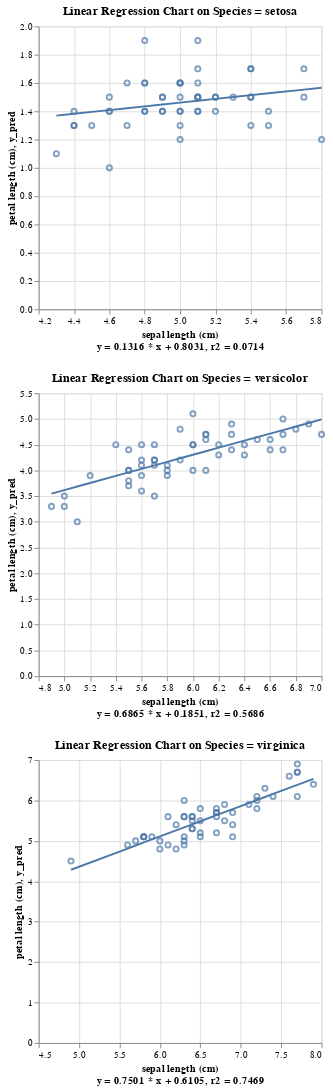

The notebook cell this image was saved under:
### Code cell
from polars_ds.partition import PartitionHelper

by = "species"
parts = PartitionHelper(df, by)
plots = parts.apply(
    lambda p_name, sub_df: pp.plot_lin_reg(
        sub_df,
        x = "sepal length (cm)", 
        target = "petal length (cm)", 
        add_bias = True,
        weights = None,
        max_points = 2000,
    ).properties(
        title = f"Linear Regression Chart on Species = {p_name}"
    )
)

print(plots)
alt.vconcat(*plots.values()).configure(autosize="pad")

### Figure 1 — Vega specification as saved in the notebook (floating-point values rounded to 4 significant figures)
{"$schema": "https://vega.github.io/schema/vega/v5.json", "background": "white", "config": {"autosize": "pad"}, "data": [{"name": "source_0", "values": [{"petal length (cm)": 1.4, "sepal length (cm)": 5.1, "y_pred": 1.474}, {"petal length (cm)": 1.4, "sepal length (cm)": 4.9, "y_pred": 1.448}, {"petal length (cm)": 1.3, "sepal length (cm)": 4.7, "y_pred": 1.422}, {"petal length (cm)": 1.5, "sepal length (cm)": 4.6, "y_pred": 1.409}, {"petal length (cm)": 1.4, "sepal length (cm)": 5, "y_pred": 1.461}, {"petal length (cm)": 1.7, "sepal length (cm)": 5.4, "y_pred": 1.514}, {"petal length (cm)": 1.4, "sepal length (cm)": 4.6, "y_pred": 1.409}, {"petal length (cm)": 1.5, "sepal length (cm)": 5, "y_pred": 1.461}, {"petal length (cm)": 1.4, "sepal length (cm)": 4.4, "y_pred": 1.382}, {"petal length (cm)": 1.5, "sepal length (cm)": 4.9, "y_pred": 1.448}, {"petal length (cm)": 1.5, "sepal length (cm)": 5.4, "y_pred": 1.514}, {"petal length (cm)": 1.6, "sepal length (cm)": 4.8, "y_pred": 1.435}, {"petal length (cm)": 1.4, "sepal length (cm)": 4.8, "y_pred": 1.435}, {"petal length (cm)": 1.1, "sepal length (cm)": 4.3, "y_pred": 1.369}, {"petal length (cm)": 1.2, "sepal length (cm)": 5.8, "y_pred": 1.567}, {"petal length (cm)": 1.5, "sepal length (cm)": 5.7, "y_pred": 1.553}, {"petal length (cm)": 1.3, "sepal length (cm)": 5.4, "y_pred": 1.514}, {"petal length (cm)": 1.4, "sepal length (cm)": 5.1, "y_pred": 1.474}, {"petal length (cm)": 1.7, "sepal length (cm)": 5.7, "y_pred": 1.553}, {"petal length (cm)": 1.5, "sepal length (cm)": 5.1, "y_pred": 1.474}, {"petal length (cm)": 1.7, "sepal length (cm)": 5.4, "y_pred": 1.514}, {"petal length (cm)": 1.5, "sepal length (cm)": 5.1, "y_pred": 1.474}, {"petal length (cm)": 1, "sepal length (cm)": 4.6, "y_pred": 1.409}, {"petal length (cm)": 1.7, "sepal length (cm)": 5.1, "y_pred": 1.474}, {"petal length (cm)": 1.9, "sepal length (cm)": 4.8, "y_pred": 1.435}, {"petal length (cm)": 1.6, "sepal length (cm)": 5, "y_pred": 1.461}, {"petal length (cm)": 1.6, "sepal length (cm)": 5, "y_pred": 1.461}, {"petal length (cm)": 1.5, "sepal length (cm)": 5.2, "y_pred": 1.488}, {"petal length (cm)": 1.4, "sepal length (cm)": 5.2, "y_pred": 1.488}, {"petal length (cm)": 1.6, "sepal length (cm)": 4.7, "y_pred": 1.422}, {"petal length (cm)": 1.6, "sepal length (cm)": 4.8, "y_pred": 1.435}, {"petal length (cm)": 1.5, "sepal length (cm)": 5.4, "y_pred": 1.514}, {"petal length (cm)": 1.5, "sepal length (cm)": 5.2, "y_pred": 1.488}, {"petal length (cm)": 1.4, "sepal length (cm)": 5.5, "y_pred": 1.527}, {"petal length (cm)": 1.5, "sepal length (cm)": 4.9, "y_pred": 1.448}, {"petal length (cm)": 1.2, "sepal length (cm)": 5, "y_pred": 1.461}, {"petal length (cm)": 1.3, "sepal length (cm)": 5.5, "y_pred": 1.527}, {"petal length (cm)": 1.4, "sepal length (cm)": 4.9, "y_pred": 1.448}, {"petal length (cm)": 1.3, "sepal length (cm)": 4.4, "y_pred": 1.382}, {"petal length (cm)": 1.5, "sepal length (cm)": 5.1, "y_pred": 1.474}, {"petal length (cm)": 1.3, "sepal length (cm)": 5, "y_pred": 1.461}, {"petal length (cm)": 1.3, "sepal length (cm)": 4.5, "y_pred": 1.395}, {"petal length (cm)": 1.3, "sepal length (cm)": 4.4, "y_pred": 1.382}, {"petal length (cm)": 1.6, "sepal length (cm)": 5, "y_pred": 1.461}, {"petal length (cm)": 1.9, "sepal length (cm)": 5.1, "y_pred": 1.474}, {"petal length (cm)": 1.4, "sepal length (cm)": 4.8, "y_pred": 1.435}, {"petal length (cm)": 1.6, "sepal length (cm)": 5.1, "y_pred": 1.474}, {"petal length (cm)": 1.4, "sepal length (cm)": 4.6, "y_pred": 1.409}, {"petal length (cm)": 1.5, "sepal length (cm)": 5.3, "y_pred": 1.501}, {"petal length (cm)": 1.4, "sepal length (cm)": 5, "y_pred": 1.461}]}, {"name": "source_1", "values": [{"petal length (cm)": 4.7, "sepal length (cm)": 7, "y_pred": 4.99}, {"petal length (cm)": 4.5, "sepal length (cm)": 6.4, "y_pred": 4.579}, {"petal length (cm)": 4.9, "sepal length (cm)": 6.9, "y_pred": 4.922}, {"petal length (cm)": 4, "sepal length (cm)": 5.5, "y_pred": 3.961}, {"petal length (cm)": 4.6, "sepal length (cm)": 6.5, "y_pred": 4.647}, {"petal length (cm)": 4.5, "sepal length (cm)": 5.7, "y_pred": 4.098}, {"petal length (cm)": 4.7, "sepal length (cm)": 6.3, "y_pred": 4.51}, {"petal length (cm)": 3.3, "sepal length (cm)": 4.9, "y_pred": 3.549}, {"petal length (cm)": 4.6, "sepal length (cm)": 6.6, "y_pred": 4.716}, {"petal length (cm)": 3.9, "sepal length (cm)": 5.2, "y_pred": 3.755}, {"petal length (cm)": 3.5, "sepal length (cm)": 5, "y_pred": 3.617}, {"petal length (cm)": 4.2, "sepal length (cm)": 5.9, "y_pred": 4.235}, {"petal length (cm)": 4, "sepal length (cm)": 6, "y_pred": 4.304}, {"petal length (cm)": 4.7, "sepal length (cm)": 6.1, "y_pred": 4.373}, {"petal length (cm)": 3.6, "sepal length (cm)": 5.6, "y_pred": 4.029}, {"petal length (cm)": 4.4, "sepal length (cm)": 6.7, "y_pred": 4.784}, {"petal length (cm)": 4.5, "sepal length (cm)": 5.6, "y_pred": 4.029}, {"petal length (cm)": 4.1, "sepal length (cm)": 5.8, "y_pred": 4.167}, {"petal length (cm)": 4.5, "sepal length (cm)": 6.2, "y_pred": 4.441}, {"petal length (cm)": 3.9, "sepal length (cm)": 5.6, "y_pred": 4.029}, {"petal length (cm)": 4.8, "sepal length (cm)": 5.9, "y_pred": 4.235}, {"petal length (cm)": 4, "sepal length (cm)": 6.1, "y_pred": 4.373}, {"petal length (cm)": 4.9, "sepal length (cm)": 6.3, "y_pred": 4.51}, {"petal length (cm)": 4.7, "sepal length (cm)": 6.1, "y_pred": 4.373}, {"petal length (cm)": 4.3, "sepal length (cm)": 6.4, "y_pred": 4.579}, {"petal length (cm)": 4.4, "sepal length (cm)": 6.6, "y_pred": 4.716}, {"petal length (cm)": 4.8, "sepal length (cm)": 6.8, "y_pred": 4.853}, {"petal length (cm)": 5, "sepal length (cm)": 6.7, "y_pred": 4.784}, {"petal length (cm)": 4.5, "sepal length (cm)": 6, "y_pred": 4.304}, {"petal length (cm)": 3.5, "sepal length (cm)": 5.7, "y_pred": 4.098}, {"petal length (cm)": 3.8, "sepal length (cm)": 5.5, "y_pred": 3.961}, {"petal length (cm)": 3.7, "sepal length (cm)": 5.5, "y_pred": 3.961}, {"petal length (cm)": 3.9, "sepal length (cm)": 5.8, "y_pred": 4.167}, {"petal length (cm)": 5.1, "sepal length (cm)": 6, "y_pred": 4.304}, {"petal length (cm)": 4.5, "sepal length (cm)": 5.4, "y_pred": 3.892}, {"petal length (cm)": 4.5, "sepal length (cm)": 6, "y_pred": 4.304}, {"petal length (cm)": 4.7, "sepal length (cm)": 6.7, "y_pred": 4.784}, {"petal length (cm)": 4.4, "sepal length (cm)": 6.3, "y_pred": 4.51}, {"petal length (cm)": 4.1, "sepal length (cm)": 5.6, "y_pred": 4.029}, {"petal length (cm)": 4, "sepal length (cm)": 5.5, "y_pred": 3.961}, {"petal length (cm)": 4.4, "sepal length (cm)": 5.5, "y_pred": 3.961}, {"petal length (cm)": 4.6, "sepal length (cm)": 6.1, "y_pred": 4.373}, {"petal length (cm)": 4, "sepal length (cm)": 5.8, "y_pred": 4.167}, {"petal length (cm)": 3.3, "sepal length (cm)": 5, "y_pred": 3.617}, {"petal length (cm)": 4.2, "sepal length (cm)": 5.6, "y_pred": 4.029}, {"petal length (cm)": 4.2, "sepal length (cm)": 5.7, "y_pred": 4.098}, {"petal length (cm)": 4.2, "sepal length (cm)": 5.7, "y_pred": 4.098}, {"petal length (cm)": 4.3, "sepal length (cm)": 6.2, "y_pred": 4.441}, {"petal length (cm)": 3, "sepal length (cm)": 5.1, "y_pred": 3.686}, {"petal length (cm)": 4.1, "sepal length (cm)": 5.7, "y_pred": 4.098}]}, {"name": "source_2", "values": [{"petal length (cm)": 6, "sepal length (cm)": 6.3, "y_pred": 5.336}, {"petal length (cm)": 5.1, "sepal length (cm)": 5.8, "y_pred": 4.961}, {"petal length (cm)": 5.9, "sepal length (cm)": 7.1, "y_pred": 5.936}, {"petal length (cm)": 5.6, "sepal length (cm)": 6.3, "y_pred": 5.336}, {"petal length (cm)": 5.8, "sepal length (cm)": 6.5, "y_pred": 5.486}, {"petal length (cm)": 6.6, "sepal length (cm)": 7.6, "y_pred": 6.311}, {"petal length (cm)": 4.5, "sepal length (cm)": 4.9, "y_pred": 4.286}, {"petal length (cm)": 6.3, "sepal length (cm)": 7.3, "y_pred": 6.086}, {"petal length (cm)": 5.8, "sepal length (cm)": 6.7, "y_pred": 5.636}, {"petal length (cm)": 6.1, "sepal length (cm)": 7.2, "y_pred": 6.011}, {"petal length (cm)": 5.1, "sepal length (cm)": 6.5, "y_pred": 5.486}, {"petal length (cm)": 5.3, "sepal length (cm)": 6.4, "y_pred": 5.411}, {"petal length (cm)": 5.5, "sepal length (cm)": 6.8, "y_pred": 5.711}, {"petal length (cm)": 5, "sepal length (cm)": 5.7, "y_pred": 4.886}, {"petal length (cm)": 5.1, "sepal length (cm)": 5.8, "y_pred": 4.961}, {"petal length (cm)": 5.3, "sepal length (cm)": 6.4, "y_pred": 5.411}, {"petal length (cm)": 5.5, "sepal length (cm)": 6.5, "y_pred": 5.486}, {"petal length (cm)": 6.7, "sepal length (cm)": 7.7, "y_pred": 6.386}, {"petal length (cm)": 6.9, "sepal length (cm)": 7.7, "y_pred": 6.386}, {"petal length (cm)": 5, "sepal length (cm)": 6, "y_pred": 5.111}, {"petal length (cm)": 5.7, "sepal length (cm)": 6.9, "y_pred": 5.786}, {"petal length (cm)": 4.9, "sepal length (cm)": 5.6, "y_pred": 4.811}, {"petal length (cm)": 6.7, "sepal length (cm)": 7.7, "y_pred": 6.386}, {"petal length (cm)": 4.9, "sepal length (cm)": 6.3, "y_pred": 5.336}, {"petal length (cm)": 5.7, "sepal length (cm)": 6.7, "y_pred": 5.636}, {"petal length (cm)": 6, "sepal length (cm)": 7.2, "y_pred": 6.011}, {"petal length (cm)": 4.8, "sepal length (cm)": 6.2, "y_pred": 5.261}, {"petal length (cm)": 4.9, "sepal length (cm)": 6.1, "y_pred": 5.186}, {"petal length (cm)": 5.6, "sepal length (cm)": 6.4, "y_pred": 5.411}, {"petal length (cm)": 5.8, "sepal length (cm)": 7.2, "y_pred": 6.011}, {"petal length (cm)": 6.1, "sepal length (cm)": 7.4, "y_pred": 6.161}, {"petal length (cm)": 6.4, "sepal length (cm)": 7.9, "y_pred": 6.536}, {"petal length (cm)": 5.6, "sepal length (cm)": 6.4, "y_pred": 5.411}, {"petal length (cm)": 5.1, "sepal length (cm)": 6.3, "y_pred": 5.336}, {"petal length (cm)": 5.6, "sepal length (cm)": 6.1, "y_pred": 5.186}, {"petal length (cm)": 6.1, "sepal length (cm)": 7.7, "y_pred": 6.386}, {"petal length (cm)": 5.6, "sepal length (cm)": 6.3, "y_pred": 5.336}, {"petal length (cm)": 5.5, "sepal length (cm)": 6.4, "y_pred": 5.411}, {"petal length (cm)": 4.8, "sepal length (cm)": 6, "y_pred": 5.111}, {"petal length (cm)": 5.4, "sepal length (cm)": 6.9, "y_pred": 5.786}, {"petal length (cm)": 5.6, "sepal length (cm)": 6.7, "y_pred": 5.636}, {"petal length (cm)": 5.1, "sepal length (cm)": 6.9, "y_pred": 5.786}, {"petal length (cm)": 5.1, "sepal length (cm)": 5.8, "y_pred": 4.961}, {"petal length (cm)": 5.9, "sepal length (cm)": 6.8, "y_pred": 5.711}, {"petal length (cm)": 5.7, "sepal length (cm)": 6.7, "y_pred": 5.636}, {"petal length (cm)": 5.2, "sepal length (cm)": 6.7, "y_pred": 5.636}, {"petal length (cm)": 5, "sepal length (cm)": 6.3, "y_pred": 5.336}, {"petal length (cm)": 5.2, "sepal length (cm)": 6.5, "y_pred": 5.486}, {"petal length (cm)": 5.4, "sepal length (cm)": 6.2, "y_pred": 5.261}, {"petal length (cm)": 5.1, "sepal length (cm)": 5.9, "y_pred": 5.036}]}, {"name": "data_0", "values": [{"petal length (cm)": 1.4, "sepal length (cm)": 5.1}, {"petal length (cm)": 1.4, "sepal length (cm)": 4.9}, {"petal length (cm)": 1.3, "sepal length (cm)": 4.7}, {"petal length (cm)": 1.5, "sepal length (cm)": 4.6}, {"petal length (cm)": 1.4, "sepal length (cm)": 5}, {"petal length (cm)": 1.7, "sepal length (cm)": 5.4}, {"petal length (cm)": 1.4, "sepal length (cm)": 4.6}, {"petal length (cm)": 1.5, "sepal length (cm)": 5}, {"petal length (cm)": 1.4, "sepal length (cm)": 4.4}, {"petal length (cm)": 1.5, "sepal length (cm)": 4.9}, {"petal length (cm)": 1.5, "sepal length (cm)": 5.4}, {"petal length (cm)": 1.6, "sepal length (cm)": 4.8}, {"petal length (cm)": 1.4, "sepal length (cm)": 4.8}, {"petal length (cm)": 1.1, "sepal length (cm)": 4.3}, {"petal length (cm)": 1.2, "sepal length (cm)": 5.8}, {"petal length (cm)": 1.5, "sepal length (cm)": 5.7}, {"petal length (cm)": 1.3, "sepal length (cm)": 5.4}, {"petal length (cm)": 1.4, "sepal length (cm)": 5.1}, {"petal length (cm)": 1.7, "sepal length (cm)": 5.7}, {"petal length (cm)": 1.5, "sepal length (cm)": 5.1}, {"petal length (cm)": 1.7, "sepal length (cm)": 5.4}, {"petal length (cm)": 1.5, "sepal length (cm)": 5.1}, {"petal length (cm)": 1, "sepal length (cm)": 4.6}, {"petal length (cm)": 1.7, "sepal length (cm)": 5.1}, {"petal length (cm)": 1.9, "sepal length (cm)": 4.8}, {"petal length (cm)": 1.6, "sepal length (cm)": 5}, {"petal length (cm)": 1.6, "sepal length (cm)": 5}, {"petal length (cm)": 1.5, "sepal length (cm)": 5.2}, {"petal length (cm)": 1.4, "sepal length (cm)": 5.2}, {"petal length (cm)": 1.6, "sepal length (cm)": 4.7}, {"petal length (cm)": 1.6, "sepal length (cm)": 4.8}, {"petal length (cm)": 1.5, "sepal length (cm)": 5.4}, {"petal length (cm)": 1.5, "sepal length (cm)": 5.2}, {"petal length (cm)": 1.4, "sepal length (cm)": 5.5}, {"petal length (cm)": 1.5, "sepal length (cm)": 4.9}, {"petal length (cm)": 1.2, "sepal length (cm)": 5}, {"petal length (cm)": 1.3, "sepal length (cm)": 5.5}, {"petal length (cm)": 1.4, "sepal length (cm)": 4.9}, {"petal length (cm)": 1.3, "sepal length (cm)": 4.4}, {"petal length (cm)": 1.5, "sepal length (cm)": 5.1}, {"petal length (cm)": 1.3, "sepal length (cm)": 5}, {"petal length (cm)": 1.3, "sepal length (cm)": 4.5}, {"petal length (cm)": 1.3, "sepal length (cm)": 4.4}, {"petal length (cm)": 1.6, "sepal length (cm)": 5}, {"petal length (cm)": 1.9, "sepal length (cm)": 5.1}, {"petal length (cm)": 1.4, "sepal length (cm)": 4.8}, {"petal length (cm)": 1.6, "sepal length (cm)": 5.1}, {"petal length (cm)": 1.4, "sepal length (cm)": 4.6}, {"petal length (cm)": 1.5, "sepal length (cm)": 5.3}, {"petal length (cm)": 1.4, "sepal length (cm)": 5}]}, {"name": "data_1", "values": [{"petal length (cm)": 4.7, "sepal length (cm)": 7}, {"petal length (cm)": 4.5, "sepal length (cm)": 6.4}, {"petal length (cm)": 4.9, "sepal length (cm)": 6.9}, {"petal length (cm)": 4, "sepal length (cm)": 5.5}, {"petal length (cm)": 4.6, "sepal length (cm)": 6.5}, {"petal length (cm)": 4.5, "sepal length (cm)": 5.7}, {"petal length (cm)": 4.7, "sepal length (cm)": 6.3}, {"petal length (cm)": 3.3, "sepal length (cm)": 4.9}, {"petal length (cm)": 4.6, "sepal length (cm)": 6.6}, {"petal length (cm)": 3.9, "sepal length (cm)": 5.2}, {"petal length (cm)": 3.5, "sepal length (cm)": 5}, {"petal length (cm)": 4.2, "sepal length (cm)": 5.9}, {"petal length (cm)": 4, "sepal length (cm)": 6}, {"petal length (cm)": 4.7, "sepal length (cm)": 6.1}, {"petal length (cm)": 3.6, "sepal length (cm)": 5.6}, {"petal length (cm)": 4.4, "sepal length (cm)": 6.7}, {"petal length (cm)": 4.5, "sepal length (cm)": 5.6}, {"petal length (cm)": 4.1, "sepal length (cm)": 5.8}, {"petal length (cm)": 4.5, "sepal length (cm)": 6.2}, {"petal length (cm)": 3.9, "sepal length (cm)": 5.6}, {"petal length (cm)": 4.8, "sepal length (cm)": 5.9}, {"petal length (cm)": 4, "sepal length (cm)": 6.1}, {"petal length (cm)": 4.9, "sepal length (cm)": 6.3}, {"petal length (cm)": 4.7, "sepal length (cm)": 6.1}, {"petal length (cm)": 4.3, "sepal length (cm)": 6.4}, {"petal length (cm)": 4.4, "sepal length (cm)": 6.6}, {"petal length (cm)": 4.8, "sepal length (cm)": 6.8}, {"petal length (cm)": 5, "sepal length (cm)": 6.7}, {"petal length (cm)": 4.5, "sepal length (cm)": 6}, {"petal length (cm)": 3.5, "sepal length (cm)": 5.7}, {"petal length (cm)": 3.8, "sepal length (cm)": 5.5}, {"petal length (cm)": 3.7, "sepal length (cm)": 5.5}, {"petal length (cm)": 3.9, "sepal length (cm)": 5.8}, {"petal length (cm)": 5.1, "sepal length (cm)": 6}, {"petal length (cm)": 4.5, "sepal length (cm)": 5.4}, {"petal length (cm)": 4.5, "sepal length (cm)": 6}, {"petal length (cm)": 4.7, "sepal length (cm)": 6.7}, {"petal length (cm)": 4.4, "sepal length (cm)": 6.3}, {"petal length (cm)": 4.1, "sepal length (cm)": 5.6}, {"petal length (cm)": 4, "sepal length (cm)": 5.5}, {"petal length (cm)": 4.4, "sepal length (cm)": 5.5}, {"petal length (cm)": 4.6, "sepal length (cm)": 6.1}, {"petal length (cm)": 4, "sepal length (cm)": 5.8}, {"petal length (cm)": 3.3, "sepal length (cm)": 5}, {"petal length (cm)": 4.2, "sepal length (cm)": 5.6}, {"petal length (cm)": 4.2, "sepal length (cm)": 5.7}, {"petal length (cm)": 4.2, "sepal length (cm)": 5.7}, {"petal length (cm)": 4.3, "sepal length (cm)": 6.2}, {"petal length (cm)": 3, "sepal length (cm)": 5.1}, {"petal length (cm)": 4.1, "sepal length (cm)": 5.7}]}, {"name": "data_2", "values": [{"petal length (cm)": 6, "sepal length (cm)": 6.3}, {"petal length (cm)": 5.1, "sepal length (cm)": 5.8}, {"petal length (cm)": 5.9, "sepal length (cm)": 7.1}, {"petal length (cm)": 5.6, "sepal length (cm)": 6.3}, {"petal length (cm)": 5.8, "sepal length (cm)": 6.5}, {"petal length (cm)": 6.6, "sepal length (cm)": 7.6}, {"petal length (cm)": 4.5, "sepal length (cm)": 4.9}, {"petal length (cm)": 6.3, "sepal length (cm)": 7.3}, {"petal length (cm)": 5.8, "sepal length (cm)": 6.7}, {"petal length (cm)": 6.1, "sepal length (cm)": 7.2}, {"petal length (cm)": 5.1, "sepal length (cm)": 6.5}, {"petal length (cm)": 5.3, "sepal length (cm)": 6.4}, {"petal length (cm)": 5.5, "sepal length (cm)": 6.8}, {"petal length (cm)": 5, "sepal length (cm)": 5.7}, {"petal length (cm)": 5.1, "sepal length (cm)": 5.8}, {"petal length (cm)": 5.3, "sepal length (cm)": 6.4}, {"petal length (cm)": 5.5, "sepal length (cm)": 6.5}, {"petal length (cm)": 6.7, "sepal length (cm)": 7.7}, {"petal length (cm)": 6.9, "sepal length (cm)": 7.7}, {"petal length (cm)": 5, "sepal length (cm)": 6}, {"petal length (cm)": 5.7, "sepal length (cm)": 6.9}, {"petal length (cm)": 4.9, "sepal length (cm)": 5.6}, {"petal length (cm)": 6.7, "sepal length (cm)": 7.7}, {"petal length (cm)": 4.9, "sepal length (cm)": 6.3}, {"petal length (cm)": 5.7, "sepal length (cm)": 6.7}, {"petal length (cm)": 6, "sepal length (cm)": 7.2}, {"petal length (cm)": 4.8, "sepal length (cm)": 6.2}, {"petal length (cm)": 4.9, "sepal length (cm)": 6.1}, {"petal length (cm)": 5.6, "sepal length (cm)": 6.4}, {"petal length (cm)": 5.8, "sepal length (cm)": 7.2}, {"petal length (cm)": 6.1, "sepal length (cm)": 7.4}, {"petal length (cm)": 6.4, "sepal length (cm)": 7.9}, {"petal length (cm)": 5.6, "sepal length (cm)": 6.4}, {"petal length (cm)": 5.1, "sepal length (cm)": 6.3}, {"petal length (cm)": 5.6, "sepal length (cm)": 6.1}, {"petal length (cm)": 6.1, "sepal length (cm)": 7.7}, {"petal length (cm)": 5.6, "sepal length (cm)": 6.3}, {"petal length (cm)": 5.5, "sepal length (cm)": 6.4}, {"petal length (cm)": 4.8, "sepal length (cm)": 6}, {"petal length (cm)": 5.4, "sepal length (cm)": 6.9}, {"petal length (cm)": 5.6, "sepal length (cm)": 6.7}, {"petal length (cm)": 5.1, "sepal length (cm)": 6.9}, {"petal length (cm)": 5.1, "sepal length (cm)": 5.8}, {"petal length (cm)": 5.9, "sepal length (cm)": 6.8}, {"petal length (cm)": 5.7, "sepal length (cm)": 6.7}, {"petal length (cm)": 5.2, "sepal length (cm)": 6.7}, {"petal length (cm)": 5, "sepal length (cm)": 6.3}, {"petal length (cm)": 5.2, "sepal length (cm)": 6.5}, {"petal length (cm)": 5.4, "sepal length (cm)": 6.2}, {"petal length (cm)": 5.1, "sepal length (cm)": 5.9}]}], "layout": {"align": "each", "bounds": "full", "columns": 1, "padding": 20}, "marks": [{"axes": [{"aria": false, "domain": false, "grid": true, "gridScale": "concat_0_y", "labels": false, "maxExtent": 0, "minExtent": 0, "orient": "bottom", "scale": "concat_0_x", "tickCount": {"signal": "ceil(width/40)"}, "ticks": false, "zindex": 0}, {"aria": false, "domain": false, "grid": true, "gridScale": "concat_0_x", "labels": false, "maxExtent": 0, "minExtent": 0, "orient": "left", "scale": "concat_0_y", "tickCount": {"signal": "ceil(childHeight/40)"}, "ticks": false, "zindex": 0}, {"grid": false, "labelFlush": true, "labelOverlap": true, "orient": "bottom", "scale": "concat_0_x", "tickCount": {"signal": "ceil(width/40)"}, "title": ["sepal length (cm)", "y = 0.1316 * x + 0.8031, r2 = 0.0714"], "zindex": 0}, {"grid": false, "labelOverlap": true, "orient": "left", "scale": "concat_0_y", "tickCount": {"signal": "ceil(childHeight/40)"}, "title": "petal length (cm), y_pred", "zindex": 0}], "encode": {"update": {"height": {"signal": "childHeight"}, "width": {"signal": "width"}}}, "marks": [{"encode": {"update": {"fill": {"value": "transparent"}, "opacity": {"value": 0.7}, "stroke": {"value": "#4c78a8"}, "x": {"field": "sepal length (cm)", "scale": "concat_0_x"}, "y": {"field": "petal length (cm)", "scale": "concat_0_y"}}}, "from": {"data": "data_0"}, "name": "concat_0_layer_0_marks", "style": ["point"], "type": "symbol"}, {"encode": {"update": {"defined": {"signal": "isValid(datum[\"sepal length (cm)\"]) && isFinite(+datum[\"sepal length (cm)\"]) && isValid(datum[\"y_pred\"]) && isFinite(+datum[\"y_pred\"])"}, "stroke": {"value": "#4c78a8"}, "x": {"field": "sepal length (cm)", "scale": "concat_0_x"}, "y": {"field": "y_pred", "scale": "concat_0_y"}}}, "from": {"data": "source_0"}, "name": "concat_0_layer_1_marks", "sort": {"field": "x"}, "style": ["line"], "type": "line"}], "name": "concat_0_group", "style": "cell", "title": {"frame": "group", "text": "Linear Regression Chart on Species = setosa"}, "type": "group"}, {"axes": [{"aria": false, "domain": false, "grid": true, "gridScale": "concat_1_y", "labels": false, "maxExtent": 0, "minExtent": 0, "orient": "bottom", "scale": "concat_1_x", "tickCount": {"signal": "ceil(width/40)"}, "ticks": false, "zindex": 0}, {"aria": false, "domain": false, "grid": true, "gridScale": "concat_1_x", "labels": false, "maxExtent": 0, "minExtent": 0, "orient": "left", "scale": "concat_1_y", "tickCount": {"signal": "ceil(childHeight/40)"}, "ticks": false, "zindex": 0}, {"grid": false, "labelFlush": true, "labelOverlap": true, "orient": "bottom", "scale": "concat_1_x", "tickCount": {"signal": "ceil(width/40)"}, "title": ["sepal length (cm)", "y = 0.6865 * x + 0.1851, r2 = 0.5686"], "zindex": 0}, {"grid": false, "labelOverlap": true, "orient": "left", "scale": "concat_1_y", "tickCount": {"signal": "ceil(childHeight/40)"}, "title": "petal length (cm), y_pred", "zindex": 0}], "encode": {"update": {"height": {"signal": "childHeight"}, "width": {"signal": "width"}}}, "marks": [{"encode": {"update": {"fill": {"value": "transparent"}, "opacity": {"value": 0.7}, "stroke": {"value": "#4c78a8"}, "x": {"field": "sepal length (cm)", "scale": "concat_1_x"}, "y": {"field": "petal length (cm)", "scale": "concat_1_y"}}}, "from": {"data": "data_1"}, "name": "concat_1_layer_0_marks", "style": ["point"], "type": "symbol"}, {"encode": {"update": {"defined": {"signal": "isValid(datum[\"sepal length (cm)\"]) && isFinite(+datum[\"sepal length (cm)\"]) && isValid(datum[\"y_pred\"]) && isFinite(+datum[\"y_pred\"])"}, "stroke": {"value": "#4c78a8"}, "x": {"field": "sepal length (cm)", "scale": "concat_1_x"}, "y": {"field": "y_pred", "scale": "concat_1_y"}}}, "from": {"data": "source_1"}, "name": "concat_1_layer_1_marks", "sort": {"field": "x"}, "style": ["line"], "type": "line"}], "name": "concat_1_group", "style": "cell", "title": {"frame": "group", "text": "Linear Regression Chart on Species = versicolor"}, "type": "group"}, {"axes": [{"aria": false, "domain": false, "grid": true, "gridScale": "concat_2_y", "labels": false, "maxExtent": 0, "minExtent": 0, "orient": "bottom", "scale": "concat_2_x", "tickCount": {"signal": "ceil(width/40)"}, "ticks": false, "zindex": 0}, {"aria": false, "domain": false, "grid": true, "gridScale": "concat_2_x", "labels": false, "maxExtent": 0, "minExtent": 0, "orient": "left", "scale": "concat_2_y", "tickCount": {"signal": "ceil(childHeight/40)"}, "ticks": false, "zindex": 0}, {"grid": false, "labelFlush": true, "labelOverlap": true, "orient": "bottom", "scale": "concat_2_x", "tickCount": {"signal": "ceil(width/40)"}, "title": ["sepal length (cm)", "y = 0.7501 * x + 0.6105, r2 = 0.7469"], "zindex": 0}, {"grid": false, "labelOverlap": true, "orient": "left", "scale": "concat_2_y", "tickCount": {"signal": "ceil(childHeight/40)"}, "title": "petal length (cm), y_pred", "zindex": 0}], "encode": {"update": {"height": {"signal": "childHeight"}, "width": {"signal": "width"}}}, "marks": [{"encode": {"update": {"fill": {"value": "transparent"}, "opacity": {"value": 0.7}, "stroke": {"value": "#4c78a8"}, "x": {"field": "sepal length (cm)", "scale": "concat_2_x"}, "y": {"field": "petal length (cm)", "scale": "concat_2_y"}}}, "from": {"data": "data_2"}, "name": "concat_2_layer_0_marks", "style": ["point"], "type": "symbol"}, {"encode": {"update": {"defined": {"signal": "isValid(datum[\"sepal length (cm)\"]) && isFinite(+datum[\"sepal length (cm)\"]) && isValid(datum[\"y_pred\"]) && isFinite(+datum[\"y_pred\"])"}, "stroke": {"value": "#4c78a8"}, "x": {"field": "sepal length (cm)", "scale": "concat_2_x"}, "y": {"field": "y_pred", "scale": "concat_2_y"}}}, "from": {"data": "source_2"}, "name": "concat_2_layer_1_marks", "sort": {"field": "x"}, "style": ["line"], "type": "line"}], "name": "concat_2_group", "style": "cell", "title": {"frame": "group", "text": "Linear Regression Chart on Species = virginica"}, "type": "group"}], "padding": 5, "scales": [{"domain": {"fields": [{"data": "data_0", "field": "sepal length (cm)"}, {"data": "source_0", "field": "sepal length (cm)"}]}, "name": "concat_0_x", "nice": true, "range": [0, {"signal": "width"}], "type": "linear", "zero": false}, {"domain": {"fields": [{"data": "data_0", "field": "petal length (cm)"}, {"data": "source_0", "field": "y_pred"}]}, "name": "concat_0_y", "nice": true, "range": [{"signal": "childHeight"}, 0], "type": "linear", "zero": true}, {"domain": {"fields": [{"data": "data_1", "field": "sepal length (cm)"}, {"data": "source_1", "field": "sepal length (cm)"}]}, "name": "concat_1_x", "nice": true, "range": [0, {"signal": "width"}], "type": "linear", "zero": false}, {"domain": {"fields": [{"data": "data_1", "field": "petal length (cm)"}, {"data": "source_1", "field": "y_pred"}]}, "name": "concat_1_y", "nice": true, "range": [{"signal": "childHeight"}, 0], "type": "linear", "zero": true}, {"domain": {"fields": [{"data": "data_2", "field": "sepal length (cm)"}, {"data": "source_2", "field": "sepal length (cm)"}]}, "name": "concat_2_x", "nice": true, "range": [0, {"signal": "width"}], "type": "linear", "zero": false}, {"domain": {"fields": [{"data": "data_2", "field": "petal length (cm)"}, {"data": "source_2", "field": "y_pred"}]}, "name": "concat_2_y", "nice": true, "range": [{"signal": "childHeight"}, 0], "type": "linear", "zero": true}], "signals": [{"name": "childHeight", "value": 300}], "width": 300}
